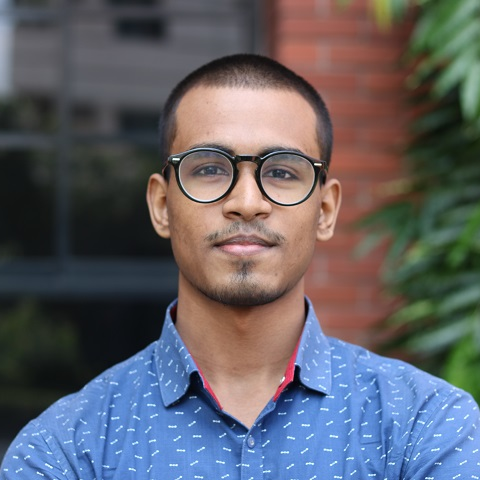
#> input picture imgonline-com-ua-shape-vXiHLYWs6dal.png, 480 x 480 px
$ jupyter execute normal_smile_face_from_static_image.ipynb
#> lines starting #> are read from the running program, lines starting #| are printed output that depends on the picture; after the words box and inside, x2 and y2 are one past the last pixel; in counts of white or black regions, pixels touching at a corner belong together
[cell 1]
import cv2
import os

[cell 2]
folder = os.getcwd()
folder = folder.replace('\\','/')
folder = folder + '/'

[cell 3]
# cascade load

face_cascade = cv2.CascadeClassifier('haarcascade_frontalface_default.xml')
eye_cascade = cv2.CascadeClassifier('haarcascade_eye.xml')
smile_face_cascade = cv2.CascadeClassifier('haarCascade_smile.xml')

[cell 4]
def detect(gray, originalImage):
    faces = face_cascade.detectMultiScale(gray, 1.3, 5)
    for(x, y, w, h) in faces:
        cv2.rectangle(originalImage, (x, y), (x + w, y + h), (255, 0, 0), 2  )
        roi_gray = gray[y:y+h, x:x+w]
        roi_original = originalImage[y:y+h, x:x+w]
        eyes = eye_cascade.detectMultiScale(roi_gray, 1.1, 22)
        for(ex, ey, ew, eh) in eyes:
            cv2.rectangle(roi_original, (ex, ey), (ex + ew, ey + eh), (0, 255, 0), 2  )
        smile = smile_face_cascade.detectMultiScale(roi_gray, 1.7, 22)
        for(sx, sy, sw, sh) in smile:
            cv2.rectangle(roi_original, (sx, sy), (sx + sw, sy + sh), (0, 0, 255), 2  )
    return originalImage

[cell 5]
# face recogniton through webcam

# pram: 0/1; 0:internal webcam, 1:external webcam
image_capture = cv2.imread('imgonline-com-ua-shape-vXiHLYWs6dal.png')
#> image_capture is the input picture: shape (480, 480, 3); mean B, G, R 103.4, 96.2, 96.3
gray = cv2.cvtColor(image_capture, cv2.COLOR_BGR2GRAY);
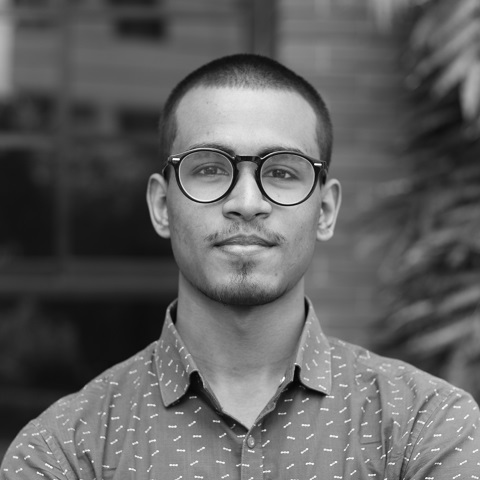
#> gray: shape (480, 480); min 3, max 254, mean 97.1
canvas = detect(gray, image_capture)
#> in detect, `faces = face_cascade.detectMultiScale(gray, 1.3, 5)`: faces = [[139, 86, 214, 214]]
#> the loop in detect, `for(x, y, w, h) in faces:` made 1 pass
#> (x, y, w, h, smile) on pass 1: (139, 86, 214, 214, [[53, 134, 104, 52]])
#> pass 1, in detect, `roi_gray = gray[y:y+h, x:x+w]`:
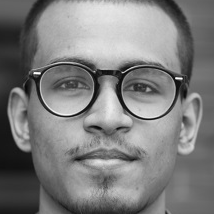
#> roi_gray: shape (214, 214); min 7, max 254, mean 125.8
#> pass 1, in detect, `roi_original = originalImage[y:y+h, x:x+w]`:
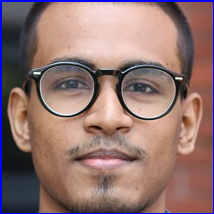
#> roi_original: shape (214, 214, 3); mean B, G, R 112.5, 115.8, 145.5
#> after the loop in detect, `for(x, y, w, h) in faces:`:
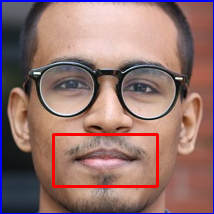
#> roi_original: shape (214, 214, 3); 2.04% of pixels changed, all inside (x1, y1, x2, y2) = (52, 133, 159, 188)
cv2.imshow('smile image detect', canvas)
mySmileImg = folder + 'mySmileImg.png'
# cv2.imwrite('C:/Users/This Pc/Desktop/data_science_begin/AI/CV/normal_smile_face_detection_voila_jones_algorithm/abc.png', canvas)
cv2.imwrite(mySmileImg, canvas)
cv2.waitKey()
#> Out = 27
